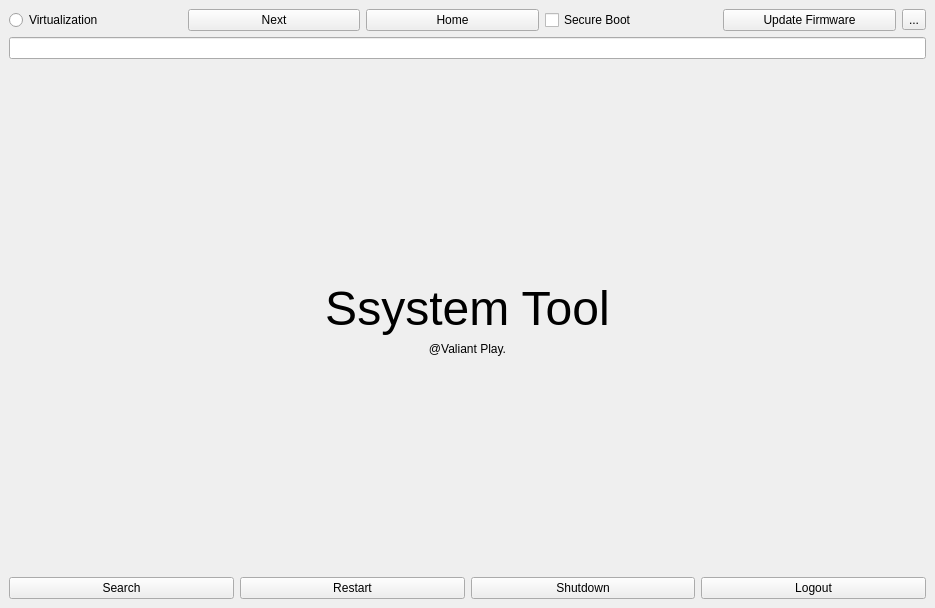
<?xml version="1.0" encoding="UTF-8"?>
<ui version="4.0">
 <class>MainWindow</class>
 <widget class="QMainWindow" name="MainWindow">
  <property name="geometry">
   <rect>
    <x>0</x>
    <y>0</y>
    <width>935</width>
    <height>608</height>
   </rect>
  </property>
  <property name="windowTitle">
   <string>Ssystem Tool</string>
  </property>
  <widget class="QWidget" name="centralwidget">
   <layout class="QVBoxLayout" name="verticalLayout">
    <item>
     <layout class="QHBoxLayout" name="horizontalLayout">
      <item>
       <widget class="QRadioButton" name="radioButton">
        <property name="text">
         <string>Virtualization</string>
        </property>
       </widget>
      </item>
      <item>
       <widget class="QPushButton" name="pushButton_2">
        <property name="text">
         <string>Next</string>
        </property>
       </widget>
      </item>
      <item>
       <widget class="QPushButton" name="pushButton">
        <property name="text">
         <string>Home</string>
        </property>
       </widget>
      </item>
      <item>
       <widget class="QCheckBox" name="checkBox">
        <property name="text">
         <string>Secure Boot</string>
        </property>
       </widget>
      </item>
      <item>
       <widget class="QPushButton" name="pushButton_3">
        <property name="text">
         <string>Update Firmware</string>
        </property>
       </widget>
      </item>
      <item>
       <widget class="QToolButton" name="toolButton">
        <property name="text">
         <string>...</string>
        </property>
       </widget>
      </item>
     </layout>
    </item>
    <item>
     <widget class="QLineEdit" name="lineEdit"/>
    </item>
    <item>
     <spacer name="verticalSpacer_2">
      <property name="orientation">
       <enum>Qt::Orientation::Vertical</enum>
      </property>
      <property name="sizeHint" stdset="0">
       <size>
        <width>20</width>
        <height>40</height>
       </size>
      </property>
     </spacer>
    </item>
    <item>
     <widget class="QLabel" name="label">
      <property name="font">
       <font>
        <pointsize>36</pointsize>
       </font>
      </property>
      <property name="layoutDirection">
       <enum>Qt::LayoutDirection::LeftToRight</enum>
      </property>
      <property name="text">
       <string>Ssystem Tool</string>
      </property>
      <property name="alignment">
       <set>Qt::AlignmentFlag::AlignCenter</set>
      </property>
     </widget>
    </item>
    <item>
     <widget class="QLabel" name="label_2">
      <property name="text">
       <string>@Valiant Play.</string>
      </property>
      <property name="alignment">
       <set>Qt::AlignmentFlag::AlignCenter</set>
      </property>
     </widget>
    </item>
    <item>
     <spacer name="verticalSpacer">
      <property name="orientation">
       <enum>Qt::Orientation::Vertical</enum>
      </property>
      <property name="sizeHint" stdset="0">
       <size>
        <width>20</width>
        <height>40</height>
       </size>
      </property>
     </spacer>
    </item>
    <item>
     <layout class="QHBoxLayout" name="horizontalLayout_2">
      <item>
       <widget class="QPushButton" name="pushButton_7">
        <property name="text">
         <string>Search</string>
        </property>
       </widget>
      </item>
      <item>
       <widget class="QPushButton" name="pushButton_6">
        <property name="text">
         <string>Restart</string>
        </property>
       </widget>
      </item>
      <item>
       <widget class="QPushButton" name="pushButton_4">
        <property name="text">
         <string>Shutdown</string>
        </property>
       </widget>
      </item>
      <item>
       <widget class="QPushButton" name="pushButton_5">
        <property name="text">
         <string>Logout</string>
        </property>
       </widget>
      </item>
     </layout>
    </item>
   </layout>
  </widget>
 </widget>
 <resources/>
 <connections/>
</ui>
